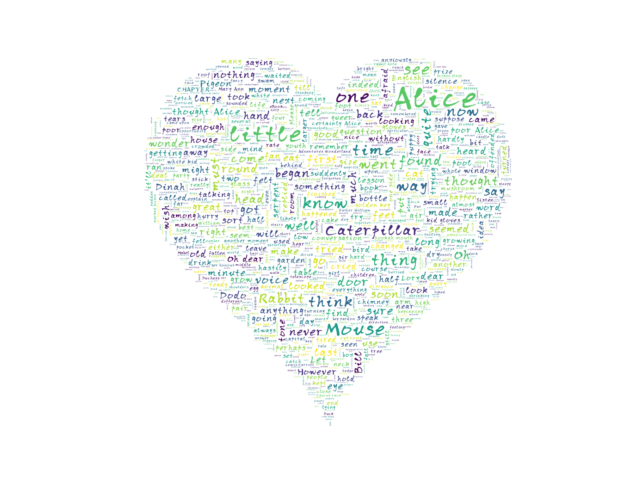

Reproduce this figure in Python.
#coding:utf-8
from os import path
from PIL import Image
import numpy as np
import matplotlib.pyplot as plt

from wordcloud import WordCloud, STOPWORDS, ImageColorGenerator
def ciyun(file):
    d = path.dirname(__file__)

    # Read the whole text.
    text = open(path.join(d, 'wordcy')).read()

    #    read the mask / color image taken from
    # http://jirkavinse.deviantart.com/art/quot-Real-Life-quot-Alice-282261010
    alice_coloring = np.array(Image.open(path.join(d, file)))
    stopwords = set(STOPWORDS)
    stopwords.add("said")

    wc = WordCloud(background_color="white", max_words=2000, mask=alice_coloring,
               font_path='myas.ttf',  # 设置字体格式，如不设置显示不了中文
               stopwords=stopwords, max_font_size=80, random_state=42)
# generate word cloud
    wc.generate(text)

# create coloring from image
    image_colors = ImageColorGenerator(alice_coloring)

# show
    plt.imshow(wc, interpolation="bilinear")
    plt.axis("off")
#     plt.figure()
# # recolor wordcloud and show
# # we could also give color_func=image_colors directly in the constructor
#     plt.imshow(wc.recolor(color_func=image_colors), interpolation="bilinear")
#     plt.axis("off")
#     plt.figure()
#     plt.imshow(alice_coloring, cmap=plt.cm.gray, interpolation="bilinear")
#     plt.axis("off")
#     plt._imsave('cy.png')
    plt.savefig('cy.png')

